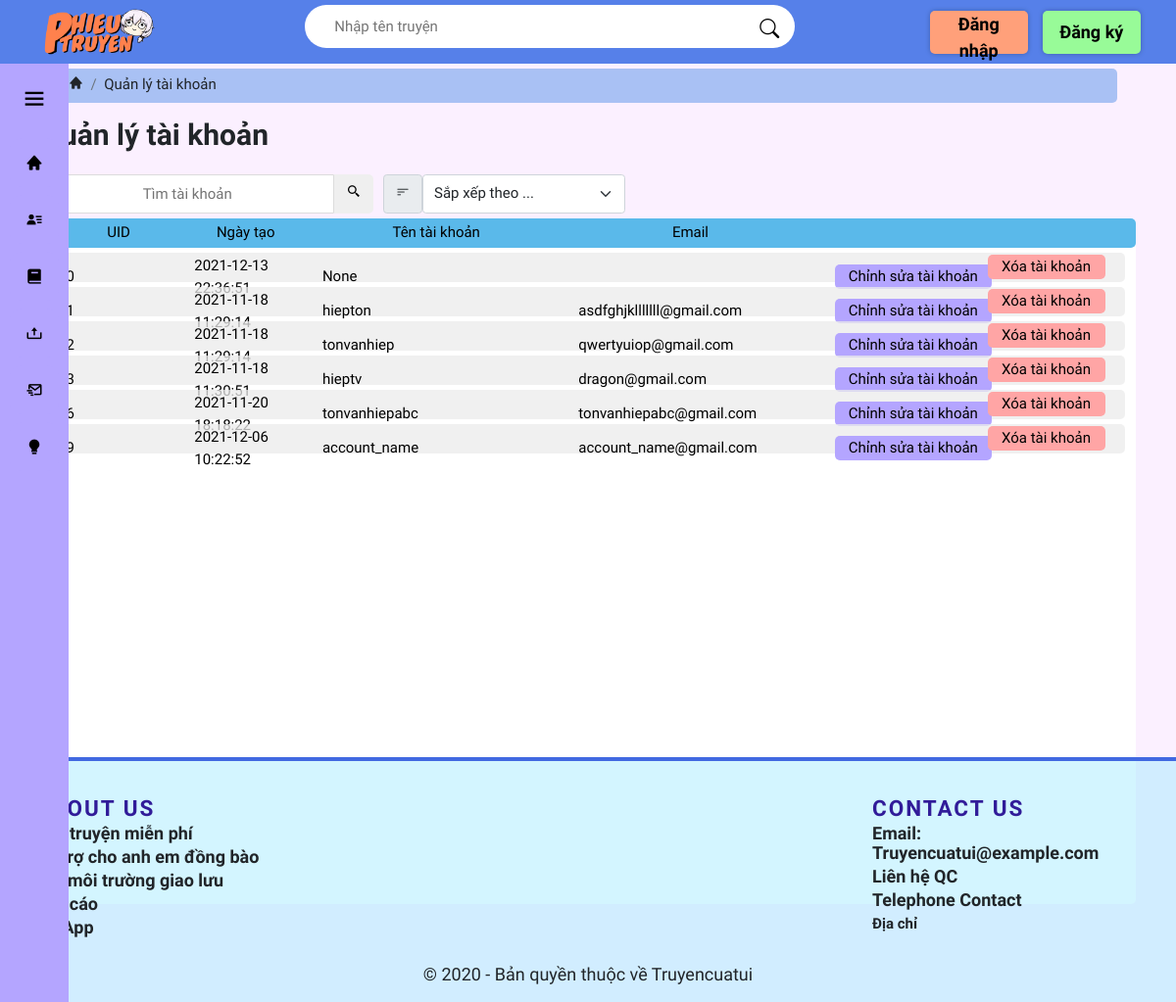
The page /admin/index.php?url=user on the database its author committed.
### tables this page shows
CREATE TABLE `user` (
  `id` int(11) NOT NULL,
  `account_name` varchar(100) NOT NULL,
  `email` char(100) DEFAULT NULL,
  `sex` varchar(5) DEFAULT NULL CHECK (`sex` in ('Nam','Nữ','Khác')),
  `facebook` varchar(200) DEFAULT NULL,
  `avatar` varchar(200) DEFAULT NULL,
  `dateofbirth` date DEFAULT NULL,
  `created_at` datetime DEFAULT NULL,
  `updated_at` datetime DEFAULT NULL
);

### admin/mvc/core/Controller.php (called while the page is built, shortened)
<?php
class Controller
{
    public function view($view, $data=[])
    {
        require_once "./mvc/views/".$view.".php";
    }
}

### admin/mvc/controllers/user.php (called while the page is built, shortened)
<?php
class User extends Controller
{
    function execute()
    {
        $model = $this->model('KhachHangModel');
        $data = $model->getList();
        $this->view('index',
            [
                'page'          => 'QLTKhoan',
                'title'         => 'Trang chủ',
                'user'          => $data
            ]
        );
    }
}

### admin/mvc/core/App.php (called while the page is built, shortened)
<?php
class App{
    protected $action = "execute";
    function __construct(){
        $arr = $this->UrlProcess();
        if( file_exists("./mvc/controllers/".$arr[0].".php") ){
            unset($arr[0]);
        }
        $this->controller = new $this->controller;
        $this->params = $arr?array_values($arr):[];
        call_user_func_array([$this->controller, $this->action], $this->params );
    }
    function UrlProcess(){
        if( isset($_GET["url"]) ){
            return explode("/", filter_var(trim($_GET["url"], "/")));
        }
    }
}
?>

### admin/index.php (called while the page is built, shortened)
<?php
$myApp = new App();

### admin/mvc/core/DB.php (called while the page is built, shortened)
<?php
class DB
{
    protected $servername = "localhost";
    protected $username = "root";
    protected $password = "";
    public function __construct()
    {
        $this->con = mysqli_connect($this->servername, $this->username, $this->password);
    }
}

### admin/mvc/models/KhachHangModel.php (called while the page is built, shortened)
<?php
class KhachHangModel extends DB
{
    public function getList()
    {
        $sql = "SELECT * FROM user ";
        $result = mysqli_query($this->con, $sql);
        $data = [];
        while ($row = mysqli_fetch_assoc($result)) {
            $data[] = $row;
        }
        return $data;
    }
}

### admin/mvc/views/pages/QLTKhoan.php (the view, shortened to what this page needs)
<!DOCTYPE html>
<html lang="vi" class>
<head>
    <link href="https://cdn.jsdelivr.net/npm/bootstrap@5.1.2/dist/css/bootstrap.min.css" rel="stylesheet">
    <link rel="stylesheet" href="https://cdnjs.cloudflare.com/ajax/libs/font-awesome/5.15.1/css/all.min.css" />
    <link rel="stylesheet" href="./css/sidebar.css">
    <link rel="stylesheet" href="./css/topbar.css">
    <link rel="stylesheet" href="./css/footer.css">
    <link rel="stylesheet" href="./css/breadcrumb.css">
    <link rel="stylesheet" href="./css/pagination.css">
    <link rel="stylesheet" href="./css/QLTKhoan.css">
    <link rel="stylesheet" href="https://cdn.jsdelivr.net/npm/bootstrap-icons@1.3.0/font/bootstrap-icons.css">
    <link href='https://unpkg.com/boxicons@2.0.9/css/boxicons.min.css' rel='stylesheet'>
</head>
<body>
    <div class="container-xxl" id="content">
        <div class="contain_nav_breadvrumb">
            <nav  class="nav_breadcrumb" aria-label="Page breadcrumb">
                <ol class="breadcrumb">
                    <li class="breadcrumb-item" aria-current="page"><i class='bx bxs-home'></i></li>
                    <li class="breadcrumb-item">Quản lý tài khoản</li>
                </ol>
            </nav>
        </div>
        <h1 class="caption">Quản lý tài khoản</h1>
        <div class="col mb-8" id="search-block">
            <input type="text" placeholder="Tìm tài khoản" id="search-account">
            <button class="search-btn"><i class='bx bx-search-alt-2'></i></button>
            <label class="input-group-text" for="SXaccount" id="SXaccountLabel"><i class="bi bi-filter-left"></i></label>
            <select class="form-select" id="SXaccount">
                <option selected>Sắp xếp theo ...</option>
            </select>
        </div>
        <div class="row workspace">
            <div class="listaccount">
                <li id="listaccountLabel">
                    <p class="accountUID">UID</p>
                    <p class="accountCDate">Ngày tạo</p>
                    <p class="accountName">Tên tài khoản</p>
                    <p class="accountStatus">Email</p>
                </li>
                <ul class="col">
                    <?php foreach ($data['user'] as $user): ?>
                    <li class="accountitem" id="acc1">
                        <p class="accountUID"><?= $user['id'] ?></p>
                        <p class="accountCDate"><?= $user['created_at'] ?></p>
                        <p class="accountName"><?= $user['account_name'] ?></p>
                        <p class="accountStatus"><?= $user['email'] ?></p>
                        <button class="editaccount col-3">Chỉnh sửa tài khoản</button>
                        <a href="?url=user/delete/<?= $user['id'] ?>" onclick="return confirm('Bạn muốn xóa tài khoản này ?');"><button class="delete-button delaccount col-3">Xóa tài khoản</button></a>
                    </li>
                    <?php endforeach; ?>
                </ul>
            </div>
        </div>
    </div>
</body>
</html>

### admin/css/topbar.css (style rules this page uses)
* { font-size: 15px; font-family: 'Dosis', sans-serif; }
body { position: relative; min-height: 100vh; height: 100%; width: 100%; min-width: 750px; background: #fbf0ff; margin: 0; padding: 0; box-sizing: border-box; transition: 0.5s ease-in-out; }
.caption h1, h2, h3, h4, h5, h6, p { margin-top: 0; margin-bottom: 0; }
.caption { width: 100% !important; height: 50px; box-sizing: border-box; display: flex; justify-content: flex-start; font-size: 2rem !important; font-weight: bolder; }
.delete-button { width: 30px !important; height: 30px; background-color: tomato; position: absolute; right: 5px; top: 5px; padding: 0; border-radius: 10px; border: none; }
#content { position: relative; margin: 10px auto; display: flex; flex-wrap: wrap; flex-direction: column; padding: 0; border-radius: 10px; margin-top: 70px; }

### admin/css/sidebar.css (style rules this page uses)
:root { --bg1: #5680E9; --bg2: #84CEEB; --bg3: #5AB9EA; --bg4: #C1C8E4; --bg5: #8860D0; --bg6: #B4A5FF; }

### admin/css/story-list-style.css (style rules this page uses)
a, a:hover, a:focus, a:active { text-decoration: none; color: inherit; }

### admin/css/footer.css (style rules this page uses)
a { font-family: inherit; font-weight: bold; }

### admin/css/style-homeAD.css (style rules this page uses)
.container-xxl>.row { justify-content: space-between; }

### admin/css/breadcrumb.css (style rules this page uses)
.container-xxl .contain_nav_breadvrumb { position: relative; width: 100%; height: 30px; justify-content: center; align-items: center; display: flex; margin-bottom: 20px; }
.nav_breadcrumb { width: 90vw; height: 35px; margin: auto; padding: 5px 10px 5px 10px; background: rgba(43, 122, 226, 0.397); border-radius: 5px; }

### admin/css/Admin-NhatkyHD-DST.css (style rules this page uses)
* { font-family: 'Dosis', sans-serif; font-size: 15px; }
body { position: relative; min-height: 100vh; width: 100%; background: #fbf0ff; margin: 0; padding: 0; box-sizing: border-box; transition: 0.5s ease-in-out; }

### admin/css/QLTKhoan.css (style rules this page uses)
* { font-family: 'Dosis', sans-serif; font-size: 15px; }
body { position: relative; min-height: 100vh; width: 100%; background: #fbf0ff; margin: 0; padding: 0; box-sizing: border-box; transition: 0.5s ease-in-out; }
#search-block { margin-bottom: 5px; display: flex; }
#search-account { width: 300px; height: 40px; display: block; border: 1px solid gainsboro; border-top-left-radius: 5px; border-bottom-left-radius: 5px; text-align: center; }
#SXaccount { width: fit-content; }
#SXaccountLabel { margin-left: 10px; }
.search-btn { position: relative; display: block; width: 40px; height: 40px; border: none; border-top-right-radius: 5px; border-bottom-right-radius: 5px; align-items: center; }
.workspace { position: relative; margin: auto; padding: unset; }
#listaccountLabel { position: absolute; display: grid; margin-top: 0; grid-template-columns: 1fr 1fr 2fr 2fr 1fr 1fr; top: 0; left: 0; padding-left: 10px; padding-right: 30px; z-index: 10; background: #5AB9EA; }
#listaccountLabel p { text-align: center; }
ul { list-style: none; padding: unset; }
.listaccount { display: block; margin: auto; align-items: center; height: 700px; width: 100%; border-radius: 5px; background: white; }
.listaccount > ul { margin-top: 30px; overflow: auto; height: 93%; }
.listaccount li { position: relative; display: grid; grid-template-columns: 1fr 1fr 2fr 2fr 1fr 1fr; margin-top: 5px; margin-bottom: 5px; padding: 0 5px 0 5px; align-items: center; height: 30px; width: 100%; color: #000000; background: #ebebebc0; border-radius: 5px; }
.listaccount li p { margin-top: 2.5px; margin-bottom: 2.5px; margin-left: 10px; }
.listaccount li .editaccount { grid-column: 5; }
.listaccount li .editaccount, .listaccount li .delaccount { height: 25px; align-self: center; justify-self: center; margin-top: 2.5px; margin-bottom: 2.5px; padding:0 5px 0 5px; border: none; border-radius: 5px; }
.listaccount li .editaccount { background: #b4a5ff; width: 160px; margin-left: 10px; }
.listaccount li .delaccount { background: #ffa5a5; width: 120px !important; margin-left: 10px; }
.listaccount li .delete-button { top: 0; right: 20px; }

### rows shown on the page
user: id "0", created_at "2021-12-13 22:36:51", account_name "None"
user: id "1", created_at "2021-11-18 11:29:14", account_name "hiepton", email "asdfghjklllllll@gmail.com"
user: id "2", created_at "2021-11-18 11:29:14", account_name "tonvanhiep", email "qwertyuiop@gmail.com"
user: id "3", created_at "2021-11-18 11:30:51", account_name "hieptv", email "dragon@gmail.com"
user: id "6", created_at "2021-11-20 18:18:22", account_name "tonvanhiepabc", email "tonvanhiepabc@gmail.com"
user: id "9", created_at "2021-12-06 10:22:52", account_name "account_name", email "account_name@gmail.com"
